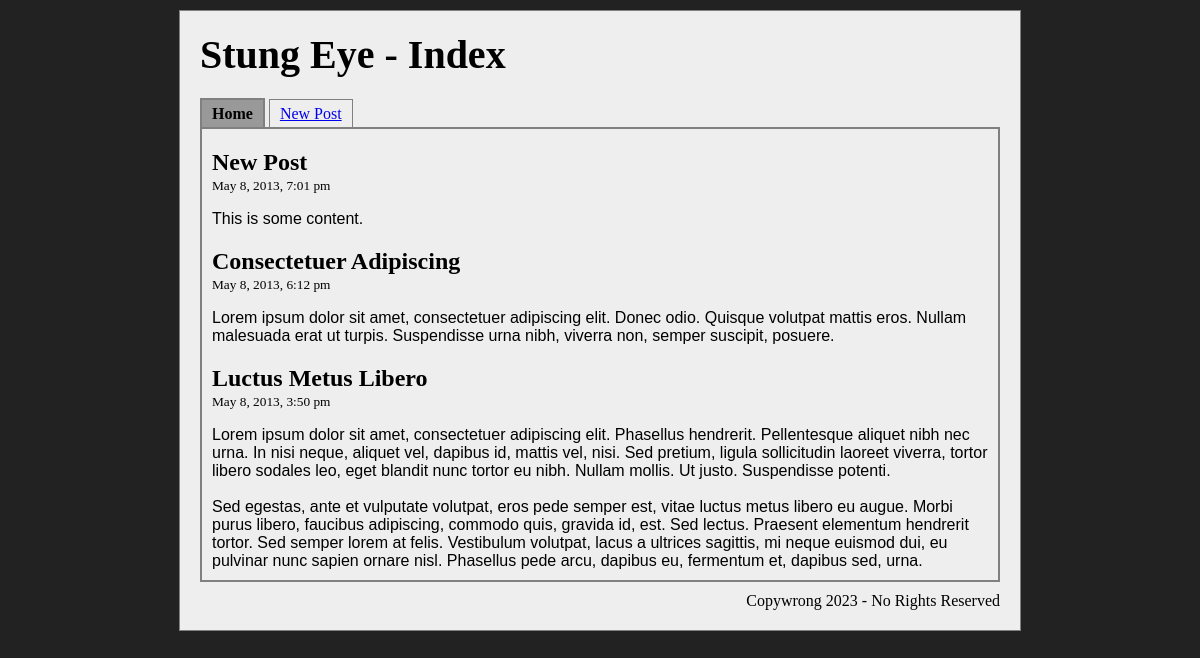
The page / on the database its author committed.
### tables this page shows
CREATE TABLE IF NOT EXISTS `posts` (
  `id` int(11) NOT NULL AUTO_INCREMENT,
  `title` varchar(255) NOT NULL,
  `content` text NOT NULL,
  `created_at` timestamp NOT NULL DEFAULT '0000-00-00 00:00:00',
  `updated_at` timestamp NOT NULL DEFAULT CURRENT_TIMESTAMP ON UPDATE CURRENT_TIMESTAMP,
  PRIMARY KEY (`id`)
);

### database.php (called while the page is built, shortened)
<?php
  function create_database_connection() {
    $mysqli = new mysqli(DB_HOSTNAME, DB_USER, DB_PASSWORD, DB_DATABASE);
    $connect_error = mysqli_connect_errno();
    return array($mysqli, $connect_error);
  }
  function find_all_blogs($limit = false) {
    list($mysqli, $connect_error) = create_database_connection();
    $blogs = array();
    if (!$connect_error) {
      $sql = "SELECT * FROM posts ORDER BY created_at DESC";
      if ($limit) {
        $sql .= " LIMIT $limit";
      }
      $result = $mysqli->query($sql);
      while ($row = $result->fetch_assoc()) {
        $row['created_at'] = format_mysql_datetime($row['created_at']);
        $blogs[] = $row;
      }
    }
    return $blogs;
  }
?>

### config.php (called while the page is built, shortened)
<?php
  function format_mysql_datetime($datetime) {
    $time = strtotime($datetime);
    return date('F j, Y, g:i a', $time);
  }
?>

### index.php (the view)
<?php
  require 'config.php';
  require 'database.php';
  $g_title = BLOG_NAME . ' - Index';
  $g_page = 'index';
  require 'header.php';
  require 'menu.php';
  $posts = find_all_blogs(BLOG_INDEX_NUM_POSTS);
?>
<div id="all_blogs">
  <?php foreach($posts as $post): ?>
    <div class="blog_post">
      <h2><a href="show.php?id=<?=$post['id']?>"><?= htmlspecialchars($post['title']) ?></a></h2>
      <p>
        <small>
          <?= $post['created_at'] ?>
        </small>
      </p>
      <div class='blog_content'>
        <?= nl2br(htmlspecialchars($post['content'])) ?>
      </div>
    </div>
  <?php endforeach; ?>
</div>
<?php
  require 'footer.php';
?>

### header.php (shortened to what this page needs)
<!DOCTYPE html>
<html>
<head>
    <link rel="stylesheet" href="style.css" type="text/css">
</head>
<body>
    <div id="wrapper">
        <div id="header">
            <h1><a href="index.php"><?= $g_title ?></a></h1>
        </div>

### menu.php (shortened to what this page needs)
<ul id="menu">
    <li><a href="index.php" <?= ($g_page == 'index') ? "class='active'" : '' ?>>Home</a></li>
    <li><a href="create.php" <?= ($g_page == 'create') ? "class='active'" : '' ?>>New Post</a></li>
</ul>

### footer.php
        <div id="footer">
            Copywrong <?= date('Y') ?> - No Rights Reserved
        </div>
    </div>
</body>
</html>

### style.css (style rules this page uses)
body { text-align: center; background: #222222; }
#wrapper { width: 800px; margin: 10px auto; text-align: left; border: 1px solid grey; padding: 20px; background: #EEEEEE; }
div.blog_post h2 a, div#header h1 a { text-decoration: none; color: black; }
div#header h1 { margin-top: 0; font-size: 2.5em; }
div.blog_post h2 { margin-bottom: 0; }
div.blog_post p { margin-top: 0; }
ul#menu li { display: inline; }
ul#menu li a { border: 1px solid grey; padding: 5px 10px; }
ul#menu { padding-left: 0; list-style: none; margin-bottom: 4px; }
ul#menu li a.active { border: 2px solid grey; background: #999999; color: black; text-decoration: none; font-weight: bold; }
div#all_blogs { border: 2px solid grey; padding: 0 10px 10px 10px; }
h1, h2 { font-family: Cambria, times, serif; }
div.blog_content { font-family: Calibri, sans-serif; }
div#footer { text-align: right; margin-top: 10px; }

### rows shown on the page
posts: title "New Post", created_at "May 8, 2013, 7:01 pm", content "This is some content."
posts: title "Consectetuer Adipiscing", created_at "May 8, 2013, 6:12 pm", content "Lorem ipsum dolor sit amet, consectetuer adipiscing elit. Donec odio. Quisque volutpat mattis eros. Nullam malesuada erat ut turpis. Suspendisse urna nibh, viverra non, semper suscipit, posuere."
posts: title "Luctus Metus Libero", created_at "May 8, 2013, 3:50 pm", content "Lorem ipsum dolor sit amet, consectetuer adipiscing elit. Phasellus hendrerit. Pellentesque aliquet nibh nec urna. In nisi neque, aliquet vel, dapibus id, mattis vel, nisi. Sed pretium, ligula sollicitudin laoreet viverra, tortor libero sodales leo, eget blandit nunc tortor eu nibh. Nullam mollis. Ut justo. Suspendisse potenti. Sed egestas, ante et vulputate volutpat, eros pede semper est, vitae luctus metus libero eu augue. Morbi purus libero, faucibus adipiscing, commodo quis, gravida id, est. Sed lectus. Praesent elementum hendrerit tortor. Sed semper lorem at felis. Vestibulum volutpat, lacus a ultrices sagittis, mi neque euismod dui, eu pulvinar nunc sapien ornare nisl. Phasellus pede…"

### other values the page prints
$g_title "Stung Eye - Index"
